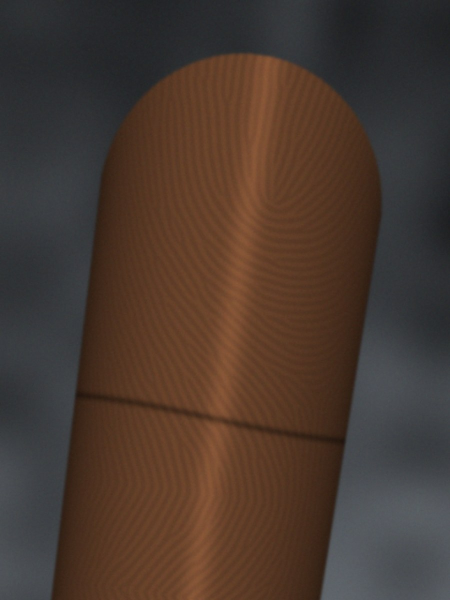
#> input picture service/web/assets/01_photo.jpg, 900 x 1200 px (shown at 1/2 size); its folder holds only this picture in this run
$ python -i consolidate.py   (imports and definitions only)   (older library calls are emulated)
#> lines starting #> are read from the running program, lines starting #| are printed output that depends on the picture
"""Multi-frame, multi-finger consolidation report: how much MORE does a video expose
than a single photo?

This answers the core research question from CLAUDE.md section 4 - the single-vs-fused
recoverability delta - across every finger visible in a clip. For each finger it tracks
the fingertip across frames, selects and fuses the best ones (the handheld multi-frame
super-resolution principle), and compares the recoverability of the best single frame
against the fused result.

Scope (CLAUDE.md section 0): the input is a video of the user's OWN hand or a consented
research subject. This is a MEASUREMENT of exposure, not a targeting tool: it does not
pick a person out of surveillance footage, run face/person recognition, identify anyone,
or emit an extractable template. It reports risk bands and the fusion delta, so people
understand that posting a clip is riskier than posting a photo - and can protect
accordingly.
"""

from __future__ import annotations

from dataclasses import dataclass

import cv2
import numpy as np

from gattaca.agent import tools
from gattaca.analyze import FingerAssessment, analyze_photo
from gattaca.debug import to_u8
from gattaca.evidence import BAND_COLORS
from gattaca.pipeline.detect import detect_fingertips
from gattaca.pipeline.enhance import EnhanceParams
from gattaca.scoring import Recoverability, score_finger
from gattaca.video.fuse import fuse
from gattaca.video.select import score_frame, select_best


@dataclass
class FingerConsolidation:
    label: str
    single: Recoverability
    fused: Recoverability
    single_fa: FingerAssessment
    fused_fa: FingerAssessment
    frames_used: int
    best_frame: int

    @property
    def delta_p(self) -> float:
        return self.fused.probability - self.single.probability

    @property
    def minutiae_gain(self) -> int:
        return self.fused_fa.analysis.quality.minutiae_count - self.single_fa.analysis.quality.minutiae_count


@dataclass
class ConsolidationReport:
    fingers: list[FingerConsolidation]
    chart: np.ndarray
    n_frames: int

    # [16 lines left out: function summary, not called in this run]


def _rank(band: str) -> int:
    return {"LOW": 0, "MEDIUM": 1, "HIGH": 2}[band]


# [59 lines left out: functions _heat_panel, render_report, _assess_crop, not called in this run]


def consolidate_video(frames: list[np.ndarray], *, k_fuse: int = 6, max_fingers: int = 4,
                      params: EnhanceParams = EnhanceParams()) -> ConsolidationReport:
    """Per-finger single-vs-fused recoverability across a clip of one's own/consented hand."""
    if not frames:
        return ConsolidationReport([], render_report([]), 0)
    ref = int(np.argmax([cv2.Laplacian(cv2.cvtColor(f, cv2.COLOR_BGR2GRAY) if f.ndim == 3 else f,
                                        cv2.CV_32F).var() for f in frames]))
    dets = detect_fingertips(frames[ref])[:max_fingers]
    out: list[FingerConsolidation] = []
    for i, det in enumerate(dets):
        box = tools.finger_box(det, frames[ref].shape)
        _, (boxes, motion) = tools.tool_track(frames, box, ref)
        scores = [score_frame(frames[j], boxes[j], j, float(motion[j])) for j in range(len(frames))
                  if boxes[j] is not None]
        if not scores:
            continue
        sel = select_best(scores, k=k_fuse)
        if len(sel) < 2:
            continue
        best = max((s for s in scores if s.index in sel), key=lambda s: s.score)
        size = (int(boxes[best.index][2]), int(boxes[best.index][3]))
        def crop_at(j):
            bx, by, bw, bh = boxes[j]
            return cv2.getRectSubPix(frames[j], size, (bx + bw / 2, by + bh / 2))
        single_fa = _assess_crop(crop_at(best.index), params)
        if single_fa is None:
            continue
        capture_pprp = single_fa.analysis.pprp
        crops = [crop_at(j) for j in sel]
        order = sorted(range(len(sel)), key=lambda t: 0 if sel[t] == best.index else 1)
        fused, info = fuse([crops[t] for t in order], 0, scale=2)
        fused_fa = _assess_crop(fused, params, pprp_override=capture_pprp)
        if fused_fa is None:
            continue
        label = det.source.split(":")[-1] if ":" in det.source else f"finger {i + 1}"
        out.append(FingerConsolidation(label, score_finger(single_fa), score_finger(fused_fa),
                                       single_fa, fused_fa, info["frames_used"], best.index))
    out.sort(key=lambda f: -f.fused.probability)
    return ConsolidationReport(out, render_report(out), len(frames))

>>> import cv2
>>> picture = cv2.imread('../service/web/assets/01_photo.jpg', cv2.IMREAD_GRAYSCALE)
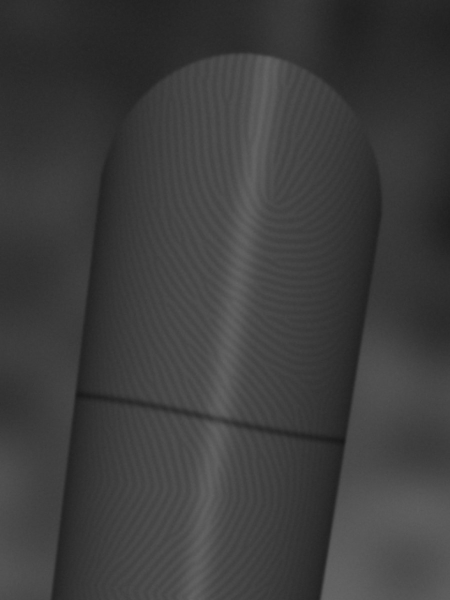
#> picture: shape (1200, 900) (shown at 1/2 size); min 22, max 102, mean 61.2
>>> result = consolidate_video(picture)
#> (the run stopped early here; a loop or call above may not have finished)

$ run again, on service/web/assets/00_hero.jpg
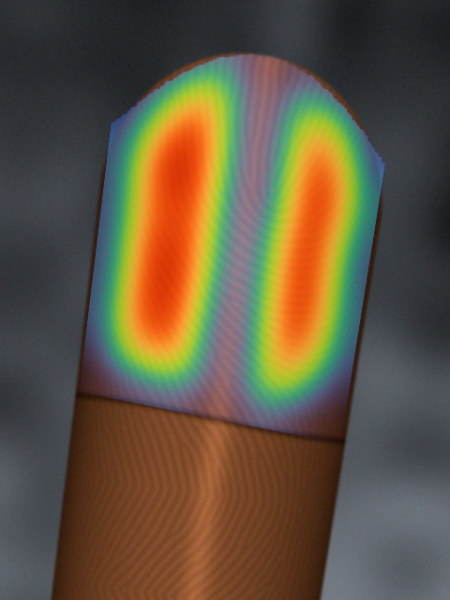
#> input picture service/web/assets/00_hero.jpg, 900 x 1200 px (shown at 1/2 size)
#> `picture = cv2.imread('../service/web/assets/01_photo.jpg', cv2.IMREAD_..`:
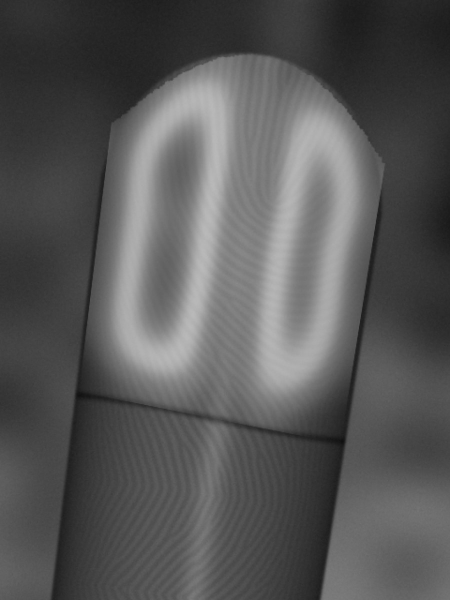
#> picture: shape (1200, 900) (shown at 1/2 size); min 14, max 186, mean 87.7
